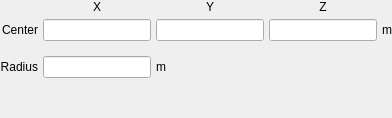
         <widget class="QWidget" name="sphere_implicit">
          <layout class="QGridLayout" name="gridLayout_13">
           <property name="leftMargin">
            <number>0</number>
           </property>
           <property name="topMargin">
            <number>0</number>
           </property>
           <property name="rightMargin">
            <number>0</number>
           </property>
           <property name="bottomMargin">
            <number>0</number>
           </property>
           <property name="spacing">
            <number>5</number>
           </property>
           <item row="1" column="1" colspan="2">
            <widget class="LineEdit" name="lineedit_sphere_implicit_centerx"/>
           </item>
           <item row="1" column="0">
            <widget class="QLabel" name="label_30">
             <property name="text">
              <string>Center</string>
             </property>
             <property name="alignment">
              <set>Qt::AlignRight|Qt::AlignTrailing|Qt::AlignVCenter</set>
             </property>
            </widget>
           </item>
           <item row="1" column="3">
            <widget class="LineEdit" name="lineedit_sphere_implicit_centery"/>
           </item>
           <item row="3" column="0">
            <widget class="QLabel" name="label_31">
             <property name="text">
              <string>Radius</string>
             </property>
             <property name="alignment">
              <set>Qt::AlignRight|Qt::AlignTrailing|Qt::AlignVCenter</set>
             </property>
            </widget>
           </item>
           <item row="1" column="4">
            <widget class="LineEdit" name="lineedit_sphere_implicit_centerz"/>
           </item>
           <item row="4" column="1">
            <spacer name="verticalSpacer_10">
             <property name="orientation">
              <enum>Qt::Vertical</enum>
             </property>
             <property name="sizeHint" stdset="0">
              <size>
               <width>20</width>
               <height>40</height>
              </size>
             </property>
            </spacer>
           </item>
           <item row="1" column="5">
            <widget class="QLabel" name="label_165">
             <property name="text">
              <string>m</string>
             </property>
            </widget>
           </item>
           <item row="0" column="1" colspan="2">
            <widget class="QLabel" name="label_166">
             <property name="text">
              <string>X</string>
             </property>
             <property name="alignment">
              <set>Qt::AlignCenter</set>
             </property>
            </widget>
           </item>
           <item row="0" column="3">
            <widget class="QLabel" name="label_167">
             <property name="text">
              <string>Y</string>
             </property>
             <property name="alignment">
              <set>Qt::AlignCenter</set>
             </property>
            </widget>
           </item>
           <item row="0" column="4">
            <widget class="QLabel" name="label_168">
             <property name="text">
              <string>Z</string>
             </property>
             <property name="alignment">
              <set>Qt::AlignCenter</set>
             </property>
            </widget>
           </item>
           <item row="3" column="1" colspan="2">
            <widget class="LineEdit" name="lineedit_sphere_implicit_radius"/>
           </item>
           <item row="3" column="3">
            <widget class="QLabel" name="label_169">
             <property name="text">
              <string>m</string>
             </property>
            </widget>
           </item>
           <item row="2" column="1">
            <spacer name="verticalSpacer_42">
             <property name="orientation">
              <enum>Qt::Vertical</enum>
             </property>
             <property name="sizeType">
              <enum>QSizePolicy::Maximum</enum>
             </property>
             <property name="sizeHint" stdset="0">
              <size>
               <width>20</width>
               <height>10</height>
              </size>
             </property>
            </spacer>
           </item>
          </layout>
         </widget>
